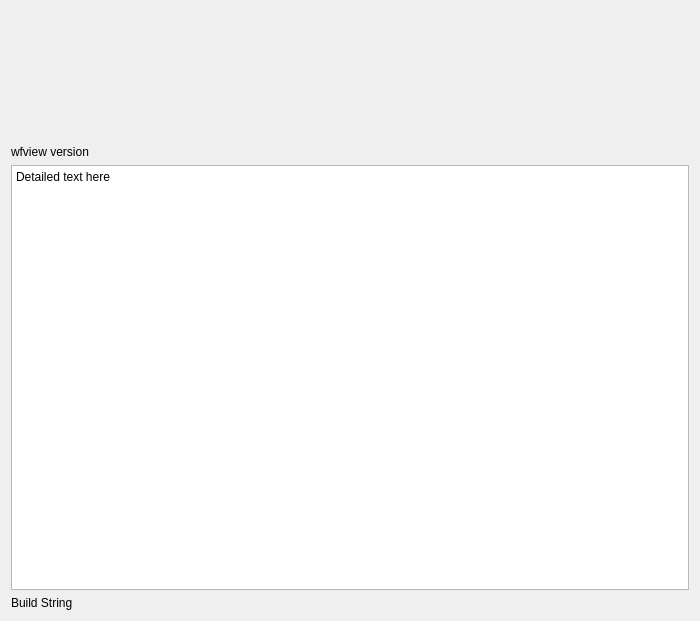
<?xml version="1.0" encoding="UTF-8"?>
<ui version="4.0">
 <class>aboutbox</class>
 <widget class="QWidget" name="aboutbox">
  <property name="geometry">
   <rect>
    <x>0</x>
    <y>0</y>
    <width>700</width>
    <height>621</height>
   </rect>
  </property>
  <property name="windowTitle">
   <string>Form</string>
  </property>
  <layout class="QVBoxLayout" name="verticalLayout">
   <item>
    <widget class="QPushButton" name="logoBtn">
     <property name="minimumSize">
      <size>
       <width>0</width>
       <height>128</height>
      </size>
     </property>
     <property name="sizeIncrement">
      <size>
       <width>0</width>
       <height>0</height>
      </size>
     </property>
     <property name="text">
      <string/>
     </property>
     <property name="iconSize">
      <size>
       <width>128</width>
       <height>128</height>
      </size>
     </property>
     <property name="flat">
      <bool>true</bool>
     </property>
    </widget>
   </item>
   <item>
    <widget class="QLabel" name="topText">
     <property name="text">
      <string>wfview version</string>
     </property>
    </widget>
   </item>
   <item>
    <widget class="QTextBrowser" name="midTextBox">
     <property name="html">
      <string>&lt;!DOCTYPE HTML PUBLIC &quot;-//W3C//DTD HTML 4.0//EN&quot; &quot;http://www.w3.org/TR/REC-html40/strict.dtd&quot;&gt;
&lt;html&gt;&lt;head&gt;&lt;meta name=&quot;qrichtext&quot; content=&quot;1&quot; /&gt;&lt;style type=&quot;text/css&quot;&gt;
p, li { white-space: pre-wrap; }
&lt;/style&gt;&lt;/head&gt;&lt;body style=&quot; font-family:'Ubuntu'; font-size:10pt; font-weight:400; font-style:normal;&quot;&gt;
&lt;p style=&quot; margin-top:0px; margin-bottom:0px; margin-left:0px; margin-right:0px; -qt-block-indent:0; text-indent:0px;&quot;&gt;&lt;span style=&quot; font-family:'Noto Sans'; font-size:9pt;&quot;&gt;Detailed text here&lt;/span&gt;&lt;/p&gt;&lt;/body&gt;&lt;/html&gt;</string>
     </property>
     <property name="openExternalLinks">
      <bool>true</bool>
     </property>
    </widget>
   </item>
   <item>
    <widget class="QLabel" name="bottomText">
     <property name="text">
      <string>Build String</string>
     </property>
    </widget>
   </item>
  </layout>
 </widget>
 <resources/>
 <connections/>
</ui>
